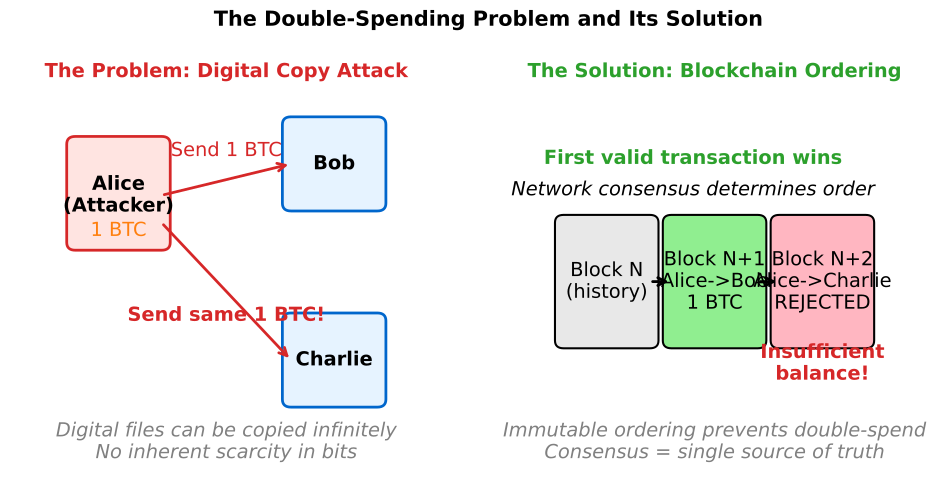

Write Python code to recreate this figure.
"""
Double Spending Problem Visualization
Shows the attack scenario and blockchain solution
"""

import matplotlib.pyplot as plt
import matplotlib.patches as mpatches
from matplotlib.patches import FancyBboxPatch, FancyArrowPatch
import numpy as np
from pathlib import Path

CHART_METADATA = {
    'title': 'Double Spending Problem Visualization',
    'url': 'https://github.com/Digital-AI-Finance/Blockchain_Crypto/tree/main/Module_A_Blockchain_Foundations/L01_What_is_Blockchain/charts/03_double_spending'
}

plt.rcParams.update({
    'font.size': 14,
    'axes.labelsize': 14,
    'axes.titlesize': 16,
    'xtick.labelsize': 12,
    'ytick.labelsize': 12,
    'legend.fontsize': 12,
    'figure.figsize': (10, 6),
    'figure.dpi': 150
})

MLPURPLE = '#3333B2'
MLBLUE = '#0066CC'
MLORANGE = '#FF7F0E'
MLGREEN = '#2CA02C'
MLRED = '#D62728'

fig, axes = plt.subplots(1, 2, figsize=(10, 5))

# Left panel: The Problem (Digital copy attack)
ax1 = axes[0]
ax1.set_title('The Problem: Digital Copy Attack', fontweight='bold', fontsize=14, color=MLRED)

# Alice (attacker)
alice_box = FancyBboxPatch((0.15, 0.6), 0.2, 0.25, boxstyle="round,pad=0.02",
                            facecolor='#FFE4E1', edgecolor=MLRED, linewidth=2)
ax1.add_patch(alice_box)
ax1.text(0.25, 0.72, 'Alice\n(Attacker)', ha='center', va='center', fontsize=14, fontweight='bold')
ax1.text(0.25, 0.63, '1 BTC', ha='center', va='center', fontsize=14, color=MLORANGE)

# Bob
bob_box = FancyBboxPatch((0.65, 0.7), 0.2, 0.2, boxstyle="round,pad=0.02",
                          facecolor='#E6F3FF', edgecolor=MLBLUE, linewidth=2)
ax1.add_patch(bob_box)
ax1.text(0.75, 0.8, 'Bob', ha='center', va='center', fontsize=14, fontweight='bold')

# Charlie
charlie_box = FancyBboxPatch((0.65, 0.2), 0.2, 0.2, boxstyle="round,pad=0.02",
                              facecolor='#E6F3FF', edgecolor=MLBLUE, linewidth=2)
ax1.add_patch(charlie_box)
ax1.text(0.75, 0.3, 'Charlie', ha='center', va='center', fontsize=14, fontweight='bold')

# Arrows showing double spend
ax1.annotate('', xy=(0.65, 0.8), xytext=(0.35, 0.72),
            arrowprops=dict(arrowstyle='->', color=MLRED, lw=2))
ax1.text(0.5, 0.82, 'Send 1 BTC', fontsize=14, ha='center', color=MLRED)

ax1.annotate('', xy=(0.65, 0.3), xytext=(0.35, 0.65),
            arrowprops=dict(arrowstyle='->', color=MLRED, lw=2))
ax1.text(0.5, 0.4, 'Send same 1 BTC!', fontsize=14, ha='center', color=MLRED, fontweight='bold')

# Problem explanation
ax1.text(0.5, 0.05, 'Digital files can be copied infinitely\nNo inherent scarcity in bits',
         ha='center', fontsize=14, style='italic', color='gray')

ax1.set_xlim(0, 1)
ax1.set_ylim(0, 1)
ax1.axis('off')

# Right panel: The Solution (Blockchain ordering)
ax2 = axes[1]
ax2.set_title('The Solution: Blockchain Ordering', fontweight='bold', fontsize=14, color=MLGREEN)

# Timeline with blocks
blocks_y = 0.5
for i, (bx, label, color) in enumerate([
    (0.15, 'Block N\n(history)', '#E8E8E8'),
    (0.4, 'Block N+1\nAlice->Bob\n1 BTC', '#90EE90'),
    (0.65, 'Block N+2\nAlice->Charlie\nREJECTED', '#FFB6C1'),
]):
    box = FancyBboxPatch((bx, 0.35), 0.2, 0.3, boxstyle="round,pad=0.02",
                          facecolor=color, edgecolor='black', linewidth=1.5)
    ax2.add_patch(box)
    ax2.text(bx + 0.1, 0.5, label, ha='center', va='center', fontsize=14)

# Chain arrows
ax2.annotate('', xy=(0.4, 0.5), xytext=(0.35, 0.5),
            arrowprops=dict(arrowstyle='->', color='black', lw=2))
ax2.annotate('', xy=(0.65, 0.5), xytext=(0.6, 0.5),
            arrowprops=dict(arrowstyle='->', color='black', lw=2))

# Explanation
ax2.text(0.45, 0.8, 'First valid transaction wins', fontsize=14, ha='center',
         fontweight='bold', color=MLGREEN)
ax2.text(0.45, 0.72, 'Network consensus determines order', fontsize=14, ha='center', style='italic')

# Rejection note
ax2.text(0.75, 0.25, 'Insufficient\nbalance!', fontsize=14, ha='center',
         color=MLRED, fontweight='bold')

ax2.text(0.5, 0.05, 'Immutable ordering prevents double-spend\nConsensus = single source of truth',
         ha='center', fontsize=14, style='italic', color='gray')

ax2.set_xlim(0, 1)
ax2.set_ylim(0, 1)
ax2.axis('off')

plt.suptitle('The Double-Spending Problem and Its Solution', fontweight='bold', fontsize=15, y=0.98)
plt.tight_layout()

output_path = Path(__file__).parent / 'chart.pdf'
plt.savefig(output_path, bbox_inches='tight', dpi=300)
print(f"Chart saved to: {output_path.absolute()}")

plt.close()
